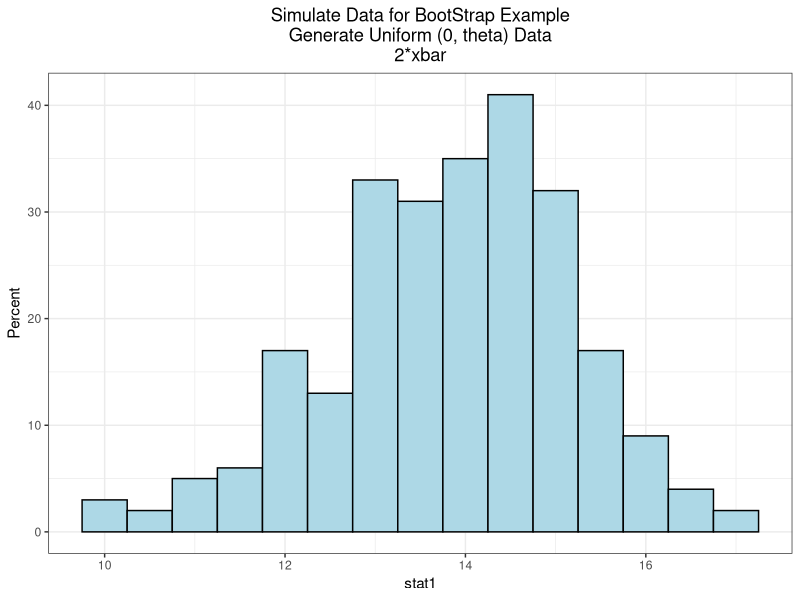
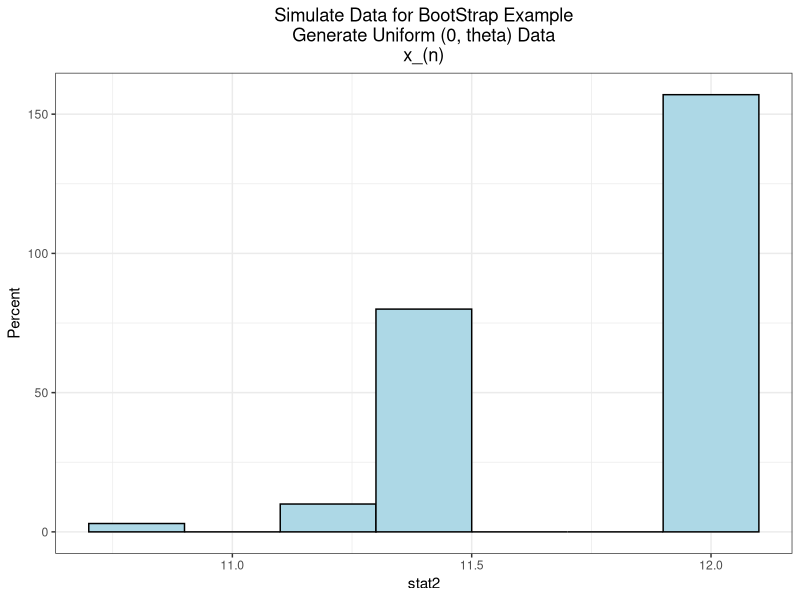
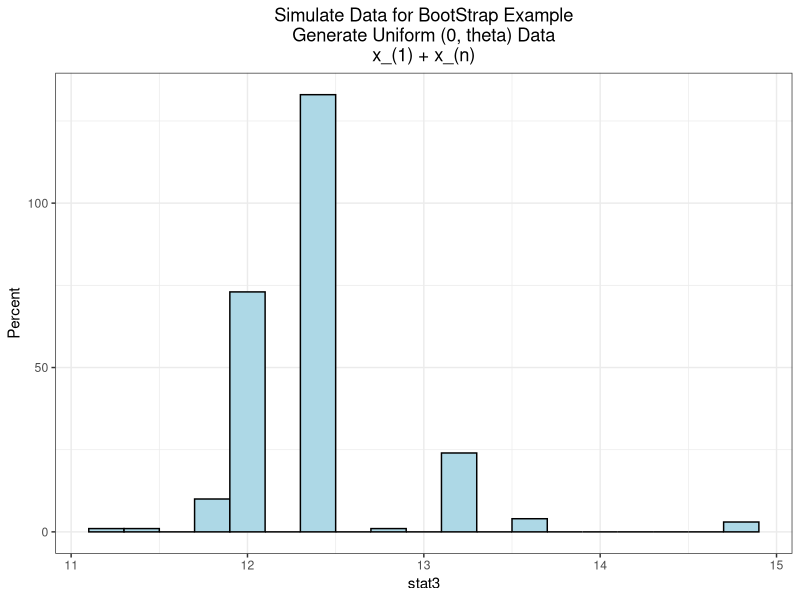

Write the R code that produced these figures, in order.
## ---- chunk 1
knitr::opts_chunk$set(echo = TRUE)
## ---- chunk 2
library(tidyverse)
## ---- chunk 3
theta <- 12
N <- 30
NumSamples <- 250
set.seed(123)
## ---- chunk 4
SimUni <- data.frame(x = replicate(N, theta * runif(1)))
## ---- chunk 5
set.seed(1)
BootSS <- replicate(NumSamples, sample(SimUni$x, replace = TRUE))
## ---- chunk 6
Bootdist <- data.frame(
  replicate = 1:NumSamples,
  mean_x = apply(BootSS, 2, mean),
  max_x = apply(BootSS, 2, max),
  min_x = apply(BootSS, 2, min)
)
## ---- chunk 7
OutStatsUni <- Bootdist %>%
  mutate(stat1 = 2 * mean_x,
         stat2 = max_x,
         stat3 = min_x + max_x)
## ---- chunk 8
ggplot(OutStatsUni, aes(x = stat1)) +
  geom_histogram(binwidth = .5, fill = "lightblue", color = "black") +
  labs(title = "Simulate Data for BootStrap Example\nGenerate Uniform (0, theta) Data\n2*xbar") +
  ylab("Percent") +
  theme_bw() + 
  theme(plot.title = element_text(hjust = 0.5))

ggplot(OutStatsUni, aes(x = stat2)) +
  geom_histogram(binwidth = .2, fill = "lightblue", color = "black") +
  labs(title = "Simulate Data for BootStrap Example\nGenerate Uniform (0, theta) Data\nx_(n)") +
  ylab("Percent") +
  theme_bw() + 
  theme(plot.title = element_text(hjust = 0.5))

ggplot(OutStatsUni, aes(x = stat3)) +
  geom_histogram(binwidth = .2, fill = "lightblue", color = "black") +
  labs(title = "Simulate Data for BootStrap Example\nGenerate Uniform (0, theta) Data\nx_(1) + x_(n)") +
  ylab("Percent") +
  theme_bw() + 
  theme(plot.title = element_text(hjust = 0.5))
## ---- chunk 9
Outstats2 <- OutStatsUni %>%
  summarise(mean_stat1 = mean(stat1),
            mean_stat2 = mean(stat2),
            mean_stat3 = mean(stat3),
            sd_stat1 = sd(stat1),
            sd_stat2 = sd(stat2),
            sd_stat3 = sd(stat3),
            min_stat1 = min(stat1),
            min_stat2 = min(stat2),
            min_stat3 = min(stat3),
            max_stat1 = max(stat1),
            max_stat2 = max(stat2),
            max_stat3 = max(stat3))

print(Outstats2)
